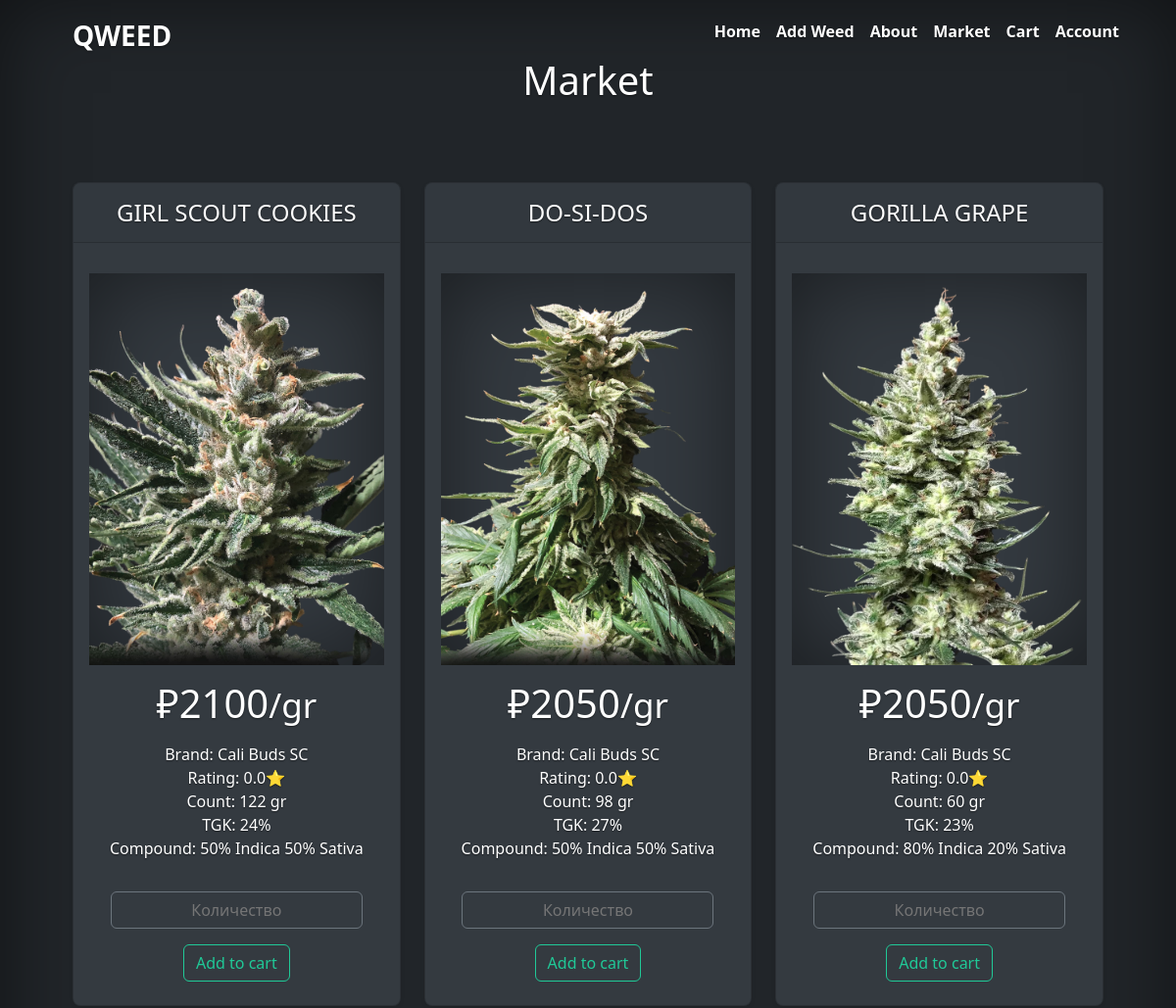
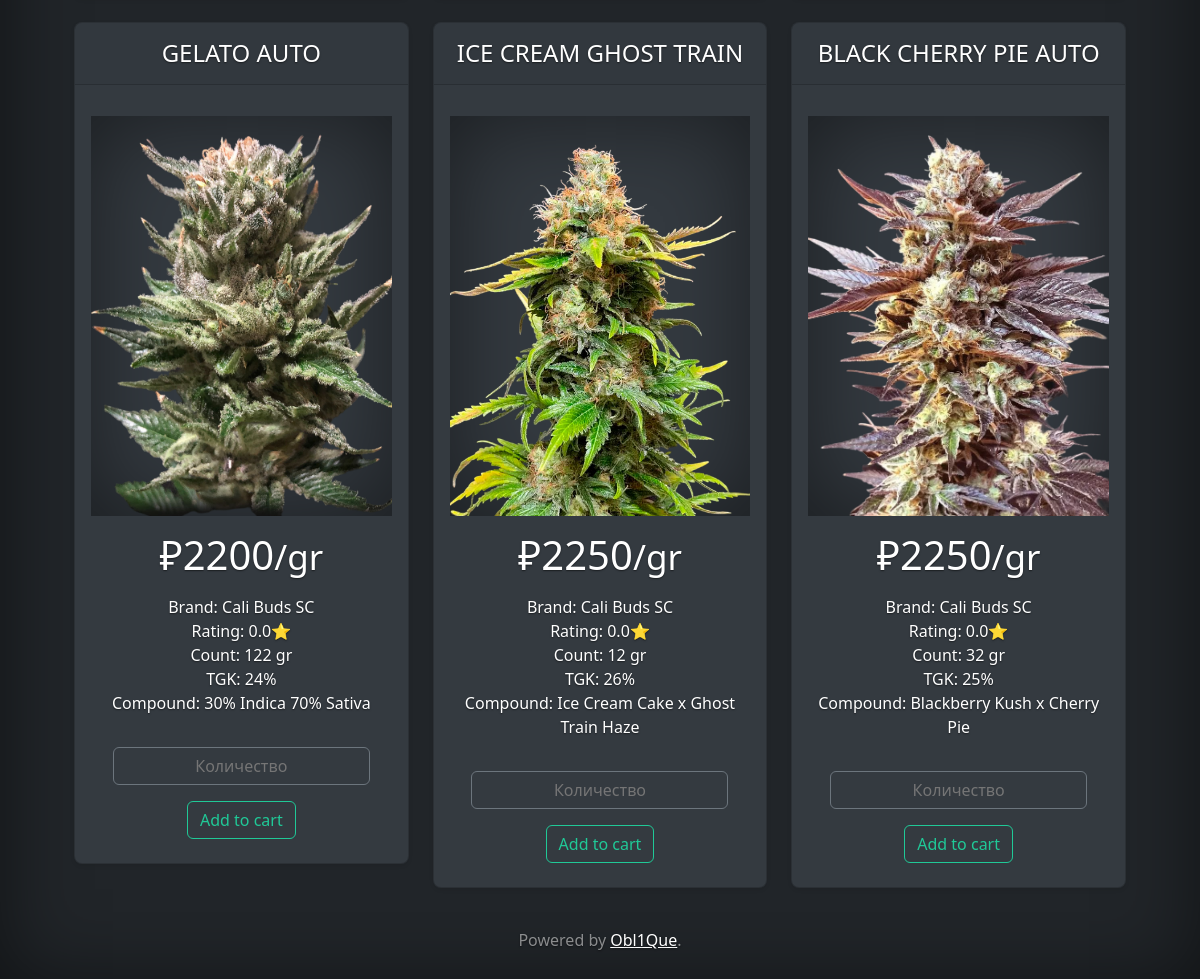
/market, run on the app's committed database (2 pictures, top to bottom).
### app.py (models this page shows, shortened)
class Weed(db.Model):
    id = db.Column(db.Integer, primary_key=True)
    name = db.Column(db.String(100), nullable=False)
    price = db.Column(db.Integer, nullable=False)
    rating = db.Column(db.Float, nullable=False)
    count = db.Column(db.Integer, nullable=False)
    brand = db.Column(db.String(100), nullable=False)
    tgk = db.Column(db.Integer, nullable=False)
    compound = db.Column(db.String(100), nullable=False)
    img = db.Column(db.String(100), nullable=False)
    text = db.Column(db.Text, nullable=False)

### app.py (the view)
@app.route("/market", methods=["POST", "GET"])
def market():
    if request.method == "POST":
        return redirect("/market")
    else:
        try:
            weeds = Weed.query.order_by(Weed.id).all()
            cart_items = CartItem.query.filter_by(user_id="user_1").all()
        except Exception as ex:
            print(ex)
        return render_template("market.html", weeds=weeds, cart_items=cart_items)

### templates/market.html (shortened to what this page needs)
{% extends "base.html" %}
{% block body %}
<main class="px-3">
    <h1 style="margin-bottom: 5rem;">Market</h1>
    {% if weeds|length > 0 %}
        <div class="row row-cols-1 row-cols-md-3 mb-3 text-center">
            {% for weed in weeds %}
                <div class="col">
                    <div class="card mb-4 rounded-3 shadow-sm">
                        <div class="card-header py-3">
                            <h4 class="my-0 fw-normal">{{ weed.name }}</h4>
                        </div>
                        <div class="card-body">
                            <div class="wrapper myimg">
                                <img src="../static/img/weed/{{ weed.img }}">
                            </div>
                            <h1 class="card-title pricing-card-title">₽{{ weed.price }}<small class="text-body-secondary fw-light">/gr</small></h1>
                            <ul class="list-unstyled mt-3 mb-4">
                                <li>Brand: {{ weed.brand }}</li>
                                <li>Rating: {{ weed.rating|string() + "⭐" }}</li>
                                <li>Count: {{ weed.count }} gr</li>
                                <li>TGK: {{ weed.tgk }}%</li>
                                <li>Compound: {{ weed.compound }}</li>
                            </ul>
                            <input type="text" name="count" id="count" class="btn btn-secondary my-2" value="" placeholder="Количество" oninput="validateCount(this, {{ weed.count }})">
                            <button type="button" class="btn btn-outline-primary my-2 add-to-cart-btn" data-weed-id="{{ weed.id }}">Add to cart</button>
                        </div>
                    </div>
                </div>
            {% endfor %}
        </div>
    {% else %}
        <h2>Сайт в разработке</h2>
    {% endif %}
</main>
{% endblock %}

### templates/base.html (shortened to what this page needs)
<!doctype html>
<html lang="ru" class="{%block class%}{%endblock%} mycontainer" style="text-shadow: 0 0.05rem 0.1rem rgba(0, 0, 0, .5); box-shadow: inset 0 0 5rem rgba(0, 0, 0, .5);">
<head>
    <link rel="stylesheet" href="https://cdn.jsdelivr.net/npm/bootstrap@5.2.3/dist/css/bootstrap.min.css">
    <link rel="stylesheet" href="../static/css/main.css">
</head>
<body class="d-flex h-100 text-center text-bg-dark container">
<div class="cover-container d-flex w-100 h-100 p-3 mx-auto flex-column">
  <header class="mb-auto">
    <div>
      <h3 class="float-md-start mb-0">
        <a class="nav-link fw-bold py-1 px-0 mya" href="/">QWEED</a>
      </h3>
      <nav class="nav nav-masthead justify-content-center float-md-end">
        <a class="nav-link fw-bold py-1 px-0 mya" aria-current="page" href="/">Home</a>
        <a class="nav-link fw-bold py-1 px-0 mya" href="/add-weed">Add Weed</a>
        <a class="nav-link fw-bold py-1 px-0 mya" href="#">About</a>
        <a class="nav-link fw-bold py-1 px-0 mya" href="/market">Market</a>
        <a class="nav-link fw-bold py-1 px-0 mya" href="/cart">Cart</a>
        <a class="nav-link fw-bold py-1 px-0 mya" href="#">Account</a>
      </nav>
    </div>
  </header>
{%block body%}{%endblock%}
  <footer class="mt-auto text-white-50">
    <p>Powered by <a href="https://github.com/Obl1Que" class="text-white" style="color: #20c997;">Obl1Que</a>.</p>
  </footer>
</div>
</body>
</html>

### static/css/main.css (style rules this page uses)
.btn-outline-primary { --bs-btn-color: #20c997; --bs-btn-border-color: #20c997; --bs-btn-hover-color: #fff; --bs-btn-hover-bg: #20c997; --bs-btn-hover-border-color: #20c997; --bs-btn-focus-shadow-rgb: 13,110,253; --bs-btn-active-color: #fff; --bs-btn-active-bg: #20c997; --bs-btn-active-border-color: #20c997; --bs-btn-active-shadow: inset 0 3px 5px rgba(0, 0, 0, 0.125); --bs-btn-disabled-color: #20c997; --bs-btn-disabled-border-color: #20c997; }
.btn-secondary { --bs-btn-bg: none; }
.mycontainer { overflow: auto; scrollbar-width: thin; scrollbar-color: transparent transparent; }
.mya { margin-left: 1rem; color: white; }
.card { --bs-card-bg: #343a40; transition: .2s ease; }
.myimg { position: relative; box-shadow: inset 0 0 6rem rgba(0, 0, 0, .5); transition: box-shadow 0.2s; }
.myimg img { object-fit: cover; width: 100%; height: 100%; transition: .2s; }
.wrapper { margin: 0 auto; height: 400px; margin-bottom: 5%; margin-top: 5%; }
.nav a { --bs-nav-link-color: #20c997; --bs-nav-link-hover-color: #20c997; }

### data on the page
Weed: name "GIRL SCOUT COOKIES", img (picture), price "2100", brand "Cali Buds SC", rating "0.0⭐", count "122", tgk "24", compound "50% Indica 50% Sativa"
Weed: name "DO-SI-DOS", img (picture), price "2050", brand "Cali Buds SC", rating "0.0⭐", count "98", tgk "27", compound "50% Indica 50% Sativa"
Weed: name "GORILLA GRAPE", img (picture), price "2050", brand "Cali Buds SC", rating "0.0⭐", count "60", tgk "23", compound "80% Indica 20% Sativa"
Weed: name "GELATO AUTO", img (picture), price "2200", brand "Cali Buds SC", rating "0.0⭐", count "122", tgk "24", compound "30% Indica 70% Sativa"
Weed: name "ICE CREAM GHOST TRAIN", img (picture), price "2250", brand "Cali Buds SC", rating "0.0⭐", count "12", tgk "26", compound "Ice Cream Cake x Ghost Train Haze"
Weed: name "BLACK CHERRY PIE AUTO", img (picture), price "2250", brand "Cali Buds SC", rating "0.0⭐", count "32", tgk "25", compound "Blackberry Kush x Cherry Pie"
